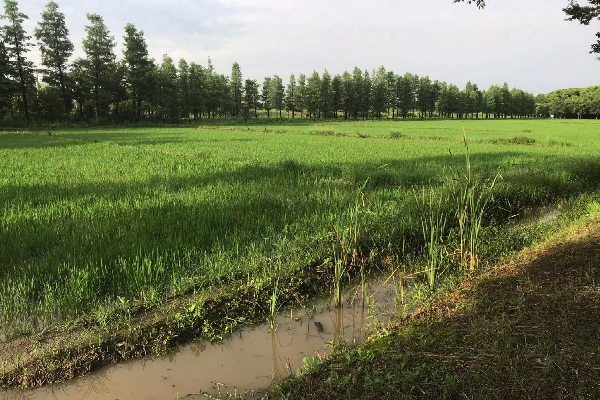
#> input picture mme/la/ch2-3/rice.png, 600 x 400 px
$ python ch2-3.py
#> lines starting #> are read from the running program, lines starting #| are printed output that depends on the picture
import numpy as np
import matplotlib.pyplot as plt

# ==================== 1. 读取图像并提取红色通道 ====================
image = plt.imread('rice.png')
#> image is the input picture: shape (400, 600, 4) float32; mean R, G, B, A 0.434, 0.459, 0.316, 1
red_channel = image[:, :, 0]  # 提取 RGB 图像中的红色通道（灰度矩阵）
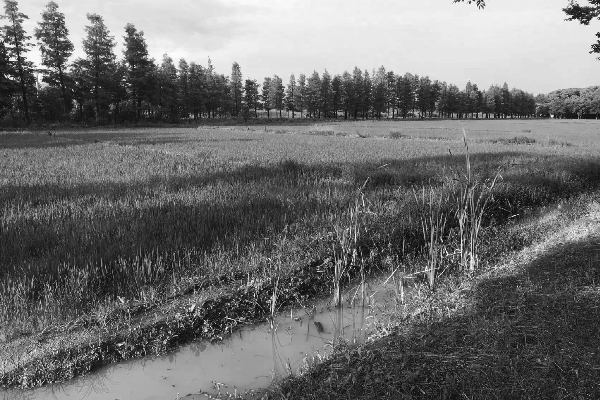
#> red_channel: shape (400, 600) float32; min 0.0157, max 1, mean 0.433

# ==================== 2. 对红色通道进行奇异值分解（SVD） ====================
U, S, Vh = np.linalg.svd(red_channel)
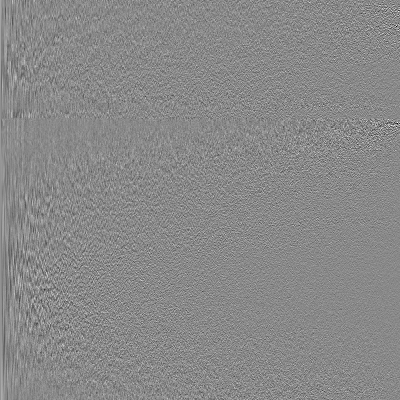
#> U: shape (400, 400) float32; min -0.453, max 0.389, mean 8.02e-05; drawn with min black and max white
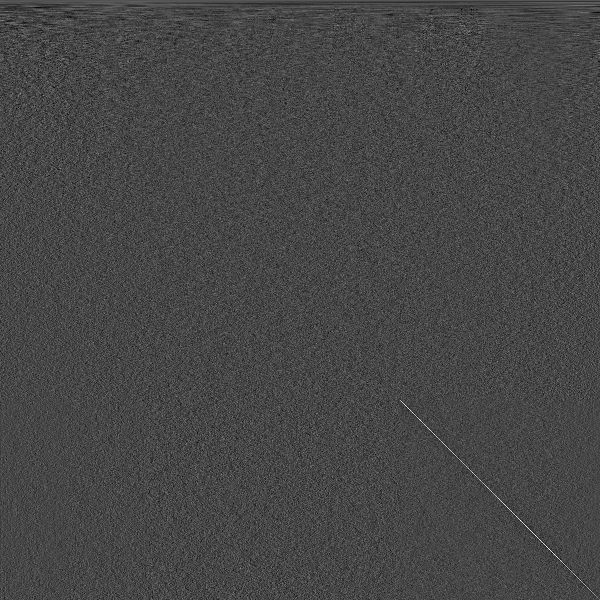
#> Vh: shape (600, 600) float32; min -0.203, max 0.527, mean 7.66e-05; drawn with min black and max white
#> S = 400 values, max 235 at index 0, min 0.232 at index 399, mean 3

# ==================== 3. 取前 p 个奇异值进行低秩近似 ====================
p = 10  # 保留的奇异值个数（秩），数值越大图像越清晰，但压缩率越低

U_truncated = U[:, 0:p]          # 左奇异向量矩阵，取前 p 列
S_truncated = np.diag(S[0:p])    # 奇异值矩阵，取前 p 个对角元素
Vh_truncated = Vh[0:p, :]        # 右奇异向量矩阵，取前 p 行

# 重构近似矩阵：B ≈ U_p · Σ_p · Vh_p
approximated = U_truncated @ S_truncated @ Vh_truncated
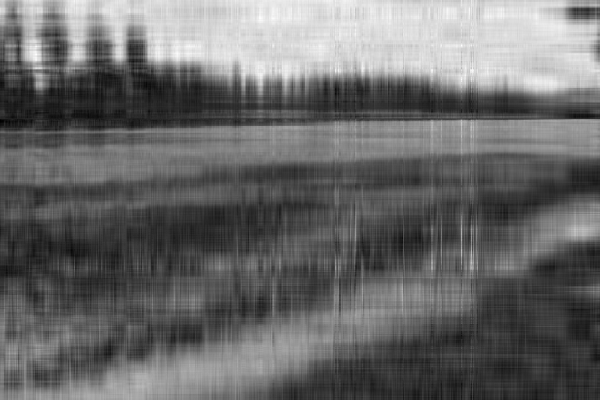
#> approximated: shape (400, 600) float32; min -0.0166, max 1.07, mean 0.433; drawn with min black and max white

# ==================== 4. 绘制原图与近似图的对比 ====================
fig = plt.figure(figsize=(12, 5))

ax1 = fig.add_subplot(121)
ax1.imshow(red_channel, cmap='summer')
ax1.set_title('Original (Full Rank)')
ax1.axis('off')

ax2 = fig.add_subplot(122)
ax2.imshow(approximated, cmap='summer')
ax2.set_title(f'Approximated (Rank = {p})')
ax2.axis('off')

plt.tight_layout()
plt.show()

# ==================== 5. 对比存储空间 ====================
original_size = np.size(red_channel)
#> original_size = 240000
compressed_size = np.size(U_truncated) + np.size(S_truncated) + np.size(Vh_truncated)
#> compressed_size = 10100

print(f'原图存储元素数：{original_size}')
#| 原图存储元素数：240000
print(f'近似图存储元素数：{compressed_size}')
#| 近似图存储元素数：10100
print(f'压缩率：{compressed_size / original_size:.2%}')
#| 压缩率：4.21%
